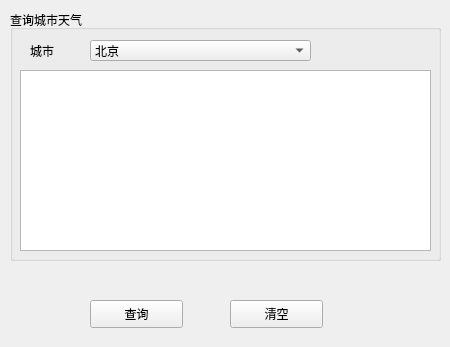
<?xml version="1.0" encoding="UTF-8"?>
<ui version="4.0">
 <class>Form</class>
 <widget class="QWidget" name="Form">
  <property name="geometry">
   <rect>
    <x>0</x>
    <y>0</y>
    <width>450</width>
    <height>347</height>
   </rect>
  </property>
  <property name="windowTitle">
   <string>Form</string>
  </property>
  <widget class="QGroupBox" name="groupBox">
   <property name="geometry">
    <rect>
     <x>10</x>
     <y>10</y>
     <width>431</width>
     <height>251</height>
    </rect>
   </property>
   <property name="title">
    <string>查询城市天气</string>
   </property>
   <widget class="QComboBox" name="weatherComboBox">
    <property name="geometry">
     <rect>
      <x>80</x>
      <y>30</y>
      <width>221</width>
      <height>21</height>
     </rect>
    </property>
    <item>
     <property name="text">
      <string>北京</string>
     </property>
    </item>
    <item>
     <property name="text">
      <string>天津</string>
     </property>
    </item>
    <item>
     <property name="text">
      <string>上海</string>
     </property>
    </item>
   </widget>
   <widget class="QTextEdit" name="resultText">
    <property name="geometry">
     <rect>
      <x>10</x>
      <y>60</y>
      <width>411</width>
      <height>181</height>
     </rect>
    </property>
   </widget>
   <widget class="QLabel" name="label">
    <property name="geometry">
     <rect>
      <x>20</x>
      <y>30</y>
      <width>72</width>
      <height>21</height>
     </rect>
    </property>
    <property name="text">
     <string>城市</string>
    </property>
   </widget>
  </widget>
  <widget class="QPushButton" name="queryBtn">
   <property name="geometry">
    <rect>
     <x>90</x>
     <y>300</y>
     <width>93</width>
     <height>28</height>
    </rect>
   </property>
   <property name="text">
    <string>查询</string>
   </property>
  </widget>
  <widget class="QPushButton" name="clearBtn">
   <property name="geometry">
    <rect>
     <x>230</x>
     <y>300</y>
     <width>93</width>
     <height>28</height>
    </rect>
   </property>
   <property name="text">
    <string>清空</string>
   </property>
  </widget>
 </widget>
 <resources/>
 <connections>
  <connection>
   <sender>clearBtn</sender>
   <signal>clicked()</signal>
   <receiver>Form</receiver>
   <slot>clearResult()</slot>
   <hints>
    <hint type="sourcelabel">
     <x>270</x>
     <y>314</y>
    </hint>
    <hint type="destinationlabel">
     <x>363</x>
     <y>288</y>
    </hint>
   </hints>
  </connection>
  <connection>
   <sender>queryBtn</sender>
   <signal>clicked()</signal>
   <receiver>Form</receiver>
   <slot>queryWeather()</slot>
   <hints>
    <hint type="sourcelabel">
     <x>161</x>
     <y>313</y>
    </hint>
    <hint type="destinationlabel">
     <x>64</x>
     <y>286</y>
    </hint>
   </hints>
  </connection>
 </connections>
 <slots>
  <slot>clearResult()</slot>
  <slot>queryWeather()</slot>
 </slots>
</ui>
